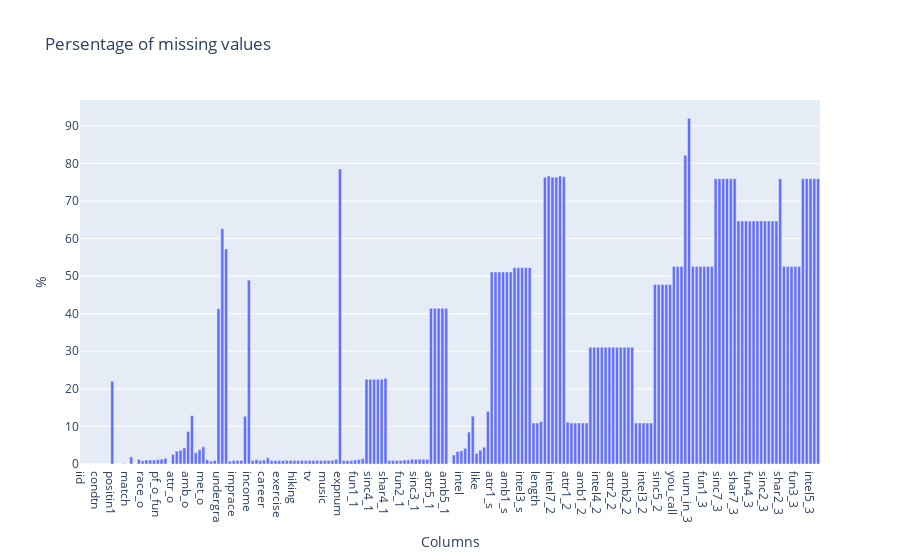

Notebook source saved alongside this figure:
### Code cell
# Missing values
def mis_val_per(df):

    missi_val = df.isnull().sum().apply(lambda x: round(x / len(df) * 100, 2))
    return missi_val

dfcompper = mis_val_per(data)

fig = px.bar(x=dfcompper.index, y=dfcompper.values,
             labels={"x":"Columns",
                     "y":"%"
            },
            title="Persentage of missing values")
fig.show()

### Figure 1 — Plotly figure (JSON) as saved in the notebook; plotly's stock layout.template omitted (floating-point values rounded to 4 significant figures; data arrays with more than 128 entries replaced by an {"elided": "..."} marker saying what was removed)
{"data": [{"hovertemplate": "Columns=%{x}<br>%=%{y}<extra></extra>", "legendgroup": "", "marker": {"color": "#636efa", "pattern": {"shape": ""}}, "name": "", "orientation": "v", "showlegend": false, "textposition": "auto", "type": "bar", "x": {"elided": "195 str values"}, "xaxis": "x", "y": {"elided": "195 float values"}, "yaxis": "y"}], "layout": {"barmode": "relative", "legend": {"tracegroupgap": 0}, "title": {"text": "Persentage of missing values"}, "xaxis": {"anchor": "y", "domain": [0, 1], "title": {"text": "Columns"}}, "yaxis": {"anchor": "x", "domain": [0, 1], "title": {"text": "%"}}}}
